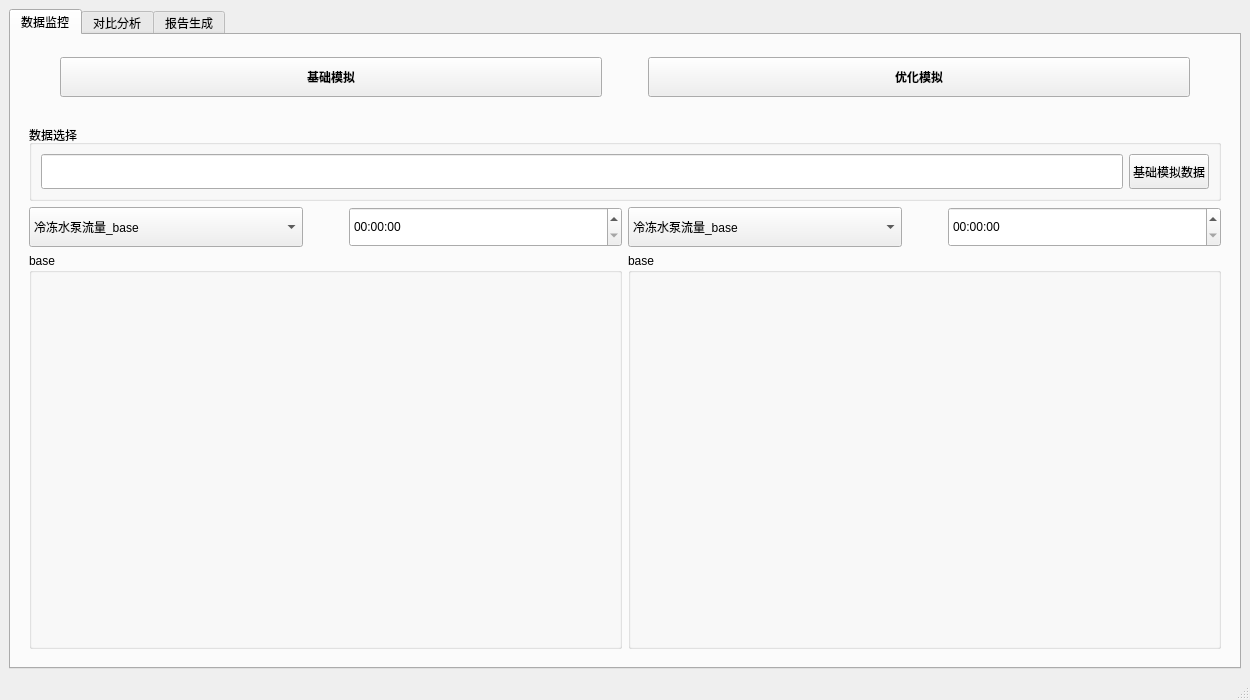
<?xml version="1.0" encoding="UTF-8"?>
<ui version="4.0">
 <class>MainWindow</class>
 <widget class="QMainWindow" name="MainWindow">
  <property name="geometry">
   <rect>
    <x>0</x>
    <y>0</y>
    <width>1250</width>
    <height>700</height>
   </rect>
  </property>
  <property name="sizePolicy">
   <sizepolicy hsizetype="Preferred" vsizetype="Preferred">
    <horstretch>19</horstretch>
    <verstretch>20</verstretch>
   </sizepolicy>
  </property>
  <property name="minimumSize">
   <size>
    <width>1250</width>
    <height>700</height>
   </size>
  </property>
  <property name="windowTitle">
   <string>Ep协同仿真</string>
  </property>
  <widget class="QWidget" name="centralwidget">
   <layout class="QGridLayout" name="gridLayout">
    <item row="0" column="0">
     <widget class="QTabWidget" name="tabWidget">
      <property name="font">
       <font>
        <weight>50</weight>
        <bold>false</bold>
       </font>
      </property>
      <property name="currentIndex">
       <number>0</number>
      </property>
      <widget class="QWidget" name="tab">
       <attribute name="title">
        <string>数据监控</string>
       </attribute>
       <layout class="QVBoxLayout" name="verticalLayout">
        <item>
         <layout class="QHBoxLayout" name="horizontalLayout" stretch="0,0,0,0,0">
          <property name="topMargin">
           <number>13</number>
          </property>
          <property name="bottomMargin">
           <number>13</number>
          </property>
          <item>
           <spacer name="horizontalSpacer">
            <property name="orientation">
             <enum>Qt::Horizontal</enum>
            </property>
            <property name="sizeType">
             <enum>QSizePolicy::Preferred</enum>
            </property>
            <property name="sizeHint" stdset="0">
             <size>
              <width>40</width>
              <height>20</height>
             </size>
            </property>
           </spacer>
          </item>
          <item>
           <widget class="QPushButton" name="btn_base_sim">
            <property name="sizePolicy">
             <sizepolicy hsizetype="Preferred" vsizetype="Minimum">
              <horstretch>0</horstretch>
              <verstretch>0</verstretch>
             </sizepolicy>
            </property>
            <property name="minimumSize">
             <size>
              <width>0</width>
              <height>40</height>
             </size>
            </property>
            <property name="font">
             <font>
              <weight>75</weight>
              <bold>true</bold>
             </font>
            </property>
            <property name="text">
             <string>基础模拟</string>
            </property>
           </widget>
          </item>
          <item>
           <spacer name="horizontalSpacer_2">
            <property name="orientation">
             <enum>Qt::Horizontal</enum>
            </property>
            <property name="sizeType">
             <enum>QSizePolicy::Preferred</enum>
            </property>
            <property name="sizeHint" stdset="0">
             <size>
              <width>40</width>
              <height>20</height>
             </size>
            </property>
           </spacer>
          </item>
          <item>
           <widget class="QPushButton" name="btn_opt_sim">
            <property name="sizePolicy">
             <sizepolicy hsizetype="Preferred" vsizetype="Minimum">
              <horstretch>0</horstretch>
              <verstretch>0</verstretch>
             </sizepolicy>
            </property>
            <property name="minimumSize">
             <size>
              <width>0</width>
              <height>40</height>
             </size>
            </property>
            <property name="font">
             <font>
              <weight>75</weight>
              <bold>true</bold>
             </font>
            </property>
            <property name="text">
             <string>优化模拟</string>
            </property>
           </widget>
          </item>
          <item>
           <spacer name="horizontalSpacer_3">
            <property name="orientation">
             <enum>Qt::Horizontal</enum>
            </property>
            <property name="sizeType">
             <enum>QSizePolicy::Preferred</enum>
            </property>
            <property name="sizeHint" stdset="0">
             <size>
              <width>40</width>
              <height>20</height>
             </size>
            </property>
           </spacer>
          </item>
         </layout>
        </item>
        <item>
         <widget class="QStackedWidget" name="stackedWidget">
          <property name="sizePolicy">
           <sizepolicy hsizetype="Preferred" vsizetype="Preferred">
            <horstretch>0</horstretch>
            <verstretch>0</verstretch>
           </sizepolicy>
          </property>
          <property name="minimumSize">
           <size>
            <width>0</width>
            <height>35</height>
           </size>
          </property>
          <property name="font">
           <font>
            <weight>50</weight>
            <bold>false</bold>
           </font>
          </property>
          <property name="currentIndex">
           <number>0</number>
          </property>
          <widget class="QWidget" name="pag_base">
           <property name="styleSheet">
            <string notr="true"/>
           </property>
           <layout class="QHBoxLayout" name="horizontalLayout_16">
            <item>
             <layout class="QVBoxLayout" name="verticalLayout_8" stretch="1,9">
              <item>
               <widget class="QGroupBox" name="groupBox_7">
                <property name="title">
                 <string>数据选择</string>
                </property>
                <layout class="QHBoxLayout" name="horizontalLayout_15">
                 <item>
                  <widget class="QLineEdit" name="lineEdit_base">
                   <property name="sizePolicy">
                    <sizepolicy hsizetype="Expanding" vsizetype="Fixed">
                     <horstretch>0</horstretch>
                     <verstretch>30</verstretch>
                    </sizepolicy>
                   </property>
                   <property name="minimumSize">
                    <size>
                     <width>0</width>
                     <height>35</height>
                    </size>
                   </property>
                  </widget>
                 </item>
                 <item>
                  <widget class="QPushButton" name="btn_select_base">
                   <property name="sizePolicy">
                    <sizepolicy hsizetype="Minimum" vsizetype="Fixed">
                     <horstretch>0</horstretch>
                     <verstretch>30</verstretch>
                    </sizepolicy>
                   </property>
                   <property name="minimumSize">
                    <size>
                     <width>0</width>
                     <height>35</height>
                    </size>
                   </property>
                   <property name="text">
                    <string>基础模拟数据</string>
                   </property>
                  </widget>
                 </item>
                </layout>
               </widget>
              </item>
              <item>
               <layout class="QHBoxLayout" name="horizontalLayout_4">
                <item>
                 <layout class="QVBoxLayout" name="verticalLayout_2" stretch="2,8">
                  <item>
                   <layout class="QHBoxLayout" name="horizontalLayout_2">
                    <item>
                     <widget class="QComboBox" name="comboBox_1">
                      <property name="minimumSize">
                       <size>
                        <width>0</width>
                        <height>40</height>
                       </size>
                      </property>
                      <item>
                       <property name="text">
                        <string>冷冻水泵流量_base</string>
                       </property>
                      </item>
                      <item>
                       <property name="text">
                        <string>冷却水泵流量_base</string>
                       </property>
                      </item>
                      <item>
                       <property name="text">
                        <string>冷冻水出水温度_base</string>
                       </property>
                      </item>
                      <item>
                       <property name="text">
                        <string>冷却水出水温度_base</string>
                       </property>
                      </item>
                      <item>
                       <property name="text">
                        <string>COP_base</string>
                       </property>
                      </item>
                      <item>
                       <property name="text">
                        <string>总功率_base</string>
                       </property>
                      </item>
                     </widget>
                    </item>
                    <item>
                     <spacer name="horizontalSpacer_10">
                      <property name="orientation">
                       <enum>Qt::Vertical</enum>
                      </property>
                      <property name="sizeType">
                       <enum>QSizePolicy::Fixed</enum>
                      </property>
                      <property name="sizeHint" stdset="0">
                       <size>
                        <width>40</width>
                        <height>20</height>
                       </size>
                      </property>
                     </spacer>
                    </item>
                    <item>
                     <widget class="QTimeEdit" name="timeEdit_6">
                      <property name="minimumSize">
                       <size>
                        <width>0</width>
                        <height>40</height>
                       </size>
                      </property>
                     </widget>
                    </item>
                   </layout>
                  </item>
                  <item>
                   <widget class="QGroupBox" name="groupBox_3">
                    <property name="font">
                     <font>
                      <weight>50</weight>
                      <bold>false</bold>
                     </font>
                    </property>
                    <property name="title">
                     <string>base</string>
                    </property>
                    <layout class="QVBoxLayout" name="verticalLayout_6">
                     <item>
                      <widget class="QWidget" name="widget_base1" native="true"/>
                     </item>
                    </layout>
                   </widget>
                  </item>
                 </layout>
                </item>
                <item>
                 <layout class="QVBoxLayout" name="verticalLayout_3" stretch="2,8">
                  <item>
                   <layout class="QHBoxLayout" name="horizontalLayout_3">
                    <item>
                     <widget class="QComboBox" name="comboBox_2">
                      <property name="minimumSize">
                       <size>
                        <width>0</width>
                        <height>40</height>
                       </size>
                      </property>
                      <item>
                       <property name="text">
                        <string>冷冻水泵流量_base</string>
                       </property>
                      </item>
                      <item>
                       <property name="text">
                        <string>冷却水泵流量_base</string>
                       </property>
                      </item>
                      <item>
                       <property name="text">
                        <string>冷冻水出水温度_base</string>
                       </property>
                      </item>
                      <item>
                       <property name="text">
                        <string>冷却水出水温度_base</string>
                       </property>
                      </item>
                      <item>
                       <property name="text">
                        <string>COP_base</string>
                       </property>
                      </item>
                      <item>
                       <property name="text">
                        <string>总功率_base</string>
                       </property>
                      </item>
                     </widget>
                    </item>
                    <item>
                     <spacer name="horizontalSpacer_11">
                      <property name="orientation">
                       <enum>Qt::Vertical</enum>
                      </property>
                      <property name="sizeType">
                       <enum>QSizePolicy::Fixed</enum>
                      </property>
                      <property name="sizeHint" stdset="0">
                       <size>
                        <width>40</width>
                        <height>20</height>
                       </size>
                      </property>
                     </spacer>
                    </item>
                    <item>
                     <widget class="QTimeEdit" name="timeEdit_7">
                      <property name="minimumSize">
                       <size>
                        <width>0</width>
                        <height>40</height>
                       </size>
                      </property>
                     </widget>
                    </item>
                   </layout>
                  </item>
                  <item>
                   <widget class="QGroupBox" name="groupBox_4">
                    <property name="font">
                     <font>
                      <weight>50</weight>
                      <bold>false</bold>
                     </font>
                    </property>
                    <property name="title">
                     <string>base</string>
                    </property>
                    <layout class="QVBoxLayout" name="verticalLayout_12">
                     <item>
                      <widget class="QWidget" name="widget_base2" native="true"/>
                     </item>
                    </layout>
                   </widget>
                  </item>
                 </layout>
                </item>
               </layout>
              </item>
             </layout>
            </item>
           </layout>
          </widget>
          <widget class="QWidget" name="page_opt">
           <layout class="QGridLayout" name="gridLayout_2">
            <item row="1" column="0">
             <layout class="QVBoxLayout" name="verticalLayout_4" stretch="2,8">
              <item>
               <layout class="QHBoxLayout" name="horizontalLayout_5">
                <item>
                 <widget class="QComboBox" name="comboBox_3">
                  <property name="sizePolicy">
                   <sizepolicy hsizetype="Preferred" vsizetype="Fixed">
                    <horstretch>0</horstretch>
                    <verstretch>0</verstretch>
                   </sizepolicy>
                  </property>
                  <property name="minimumSize">
                   <size>
                    <width>50</width>
                    <height>40</height>
                   </size>
                  </property>
                  <item>
                   <property name="text">
                    <string>冷冻水泵流量_opt</string>
                   </property>
                  </item>
                  <item>
                   <property name="text">
                    <string>冷却水泵流量_opt</string>
                   </property>
                  </item>
                  <item>
                   <property name="text">
                    <string>冷冻水出水温度_opt</string>
                   </property>
                  </item>
                  <item>
                   <property name="text">
                    <string>冷却水出水温度_opt</string>
                   </property>
                  </item>
                  <item>
                   <property name="text">
                    <string>COP_opt</string>
                   </property>
                  </item>
                  <item>
                   <property name="text">
                    <string>总功率_opt</string>
                   </property>
                  </item>
                 </widget>
                </item>
                <item>
                 <spacer name="horizontalSpacer_8">
                  <property name="orientation">
                   <enum>Qt::Vertical</enum>
                  </property>
                  <property name="sizeType">
                   <enum>QSizePolicy::Fixed</enum>
                  </property>
                  <property name="sizeHint" stdset="0">
                   <size>
                    <width>40</width>
                    <height>20</height>
                   </size>
                  </property>
                 </spacer>
                </item>
                <item>
                 <widget class="QTimeEdit" name="timeEdit_1">
                  <property name="minimumSize">
                   <size>
                    <width>0</width>
                    <height>40</height>
                   </size>
                  </property>
                 </widget>
                </item>
               </layout>
              </item>
              <item>
               <widget class="QGroupBox" name="groupBox">
                <property name="title">
                 <string>opt</string>
                </property>
                <layout class="QVBoxLayout" name="verticalLayout_10">
                 <item>
                  <widget class="QWidget" name="widget_opt1" native="true"/>
                 </item>
                </layout>
               </widget>
              </item>
             </layout>
            </item>
            <item row="1" column="1">
             <layout class="QVBoxLayout" name="verticalLayout_5" stretch="2,8">
              <item>
               <layout class="QHBoxLayout" name="horizontalLayout_6">
                <item>
                 <widget class="QComboBox" name="comboBox_4">
                  <property name="minimumSize">
                   <size>
                    <width>0</width>
                    <height>40</height>
                   </size>
                  </property>
                  <item>
                   <property name="text">
                    <string>冷冻水泵流量_opt</string>
                   </property>
                  </item>
                  <item>
                   <property name="text">
                    <string>冷却水泵流量_opt</string>
                   </property>
                  </item>
                  <item>
                   <property name="text">
                    <string>冷冻水出水温度_opt</string>
                   </property>
                  </item>
                  <item>
                   <property name="text">
                    <string>冷却水出水温度_opt</string>
                   </property>
                  </item>
                  <item>
                   <property name="text">
                    <string>COP_opt</string>
                   </property>
                  </item>
                  <item>
                   <property name="text">
                    <string>总功率_opt</string>
                   </property>
                  </item>
                 </widget>
                </item>
                <item>
                 <spacer name="horizontalSpacer_9">
                  <property name="orientation">
                   <enum>Qt::Vertical</enum>
                  </property>
                  <property name="sizeType">
                   <enum>QSizePolicy::Fixed</enum>
                  </property>
                  <property name="sizeHint" stdset="0">
                   <size>
                    <width>40</width>
                    <height>20</height>
                   </size>
                  </property>
                 </spacer>
                </item>
                <item>
                 <widget class="QTimeEdit" name="timeEdit_2">
                  <property name="minimumSize">
                   <size>
                    <width>0</width>
                    <height>40</height>
                   </size>
                  </property>
                 </widget>
                </item>
               </layout>
              </item>
              <item>
               <widget class="QGroupBox" name="groupBox_2">
                <property name="title">
                 <string>opt</string>
                </property>
                <layout class="QVBoxLayout" name="verticalLayout_11">
                 <item>
                  <widget class="QWidget" name="widget_opt2" native="true"/>
                 </item>
                </layout>
               </widget>
              </item>
             </layout>
            </item>
            <item row="0" column="0" colspan="2">
             <widget class="QGroupBox" name="groupBox_8">
              <property name="title">
               <string>数据选择</string>
              </property>
              <layout class="QHBoxLayout" name="horizontalLayout_7">
               <item>
                <widget class="QLineEdit" name="lineEdit_opt">
                 <property name="minimumSize">
                  <size>
                   <width>0</width>
                   <height>35</height>
                  </size>
                 </property>
                </widget>
               </item>
               <item>
                <widget class="QPushButton" name="btn_select_opt">
                 <property name="minimumSize">
                  <size>
                   <width>0</width>
                   <height>35</height>
                  </size>
                 </property>
                 <property name="text">
                  <string>优化模拟数据</string>
                 </property>
                </widget>
               </item>
              </layout>
             </widget>
            </item>
           </layout>
          </widget>
         </widget>
        </item>
       </layout>
      </widget>
      <widget class="QWidget" name="tab_2">
       <attribute name="title">
        <string>对比分析</string>
       </attribute>
       <layout class="QHBoxLayout" name="horizontalLayout_9">
        <item>
         <layout class="QHBoxLayout" name="horizontalLayout_8" stretch="0,8">
          <item>
           <layout class="QVBoxLayout" name="verticalLayout_7">
            <item>
             <widget class="QPushButton" name="pushButton_COP">
              <property name="minimumSize">
               <size>
                <width>0</width>
                <height>40</height>
               </size>
              </property>
              <property name="text">
               <string>COP</string>
              </property>
             </widget>
            </item>
            <item>
             <widget class="QPushButton" name="pushButton_E">
              <property name="minimumSize">
               <size>
                <width>0</width>
                <height>40</height>
               </size>
              </property>
              <property name="text">
               <string>能耗</string>
              </property>
             </widget>
            </item>
           </layout>
          </item>
          <item>
           <widget class="QStackedWidget" name="stackedWidget_2">
            <property name="currentIndex">
             <number>0</number>
            </property>
            <widget class="QWidget" name="page_3">
             <layout class="QHBoxLayout" name="horizontalLayout_10">
              <item>
               <widget class="QGroupBox" name="groupBox_5">
                <property name="font">
                 <font>
                  <family>Adobe Fan Heiti Std</family>
                  <pointsize>12</pointsize>
                  <weight>75</weight>
                  <bold>true</bold>
                 </font>
                </property>
                <property name="title">
                 <string>COP</string>
                </property>
                <property name="alignment">
                 <set>Qt::AlignCenter</set>
                </property>
                <layout class="QHBoxLayout" name="horizontalLayout_13">
                 <item>
                  <widget class="QWidget" name="widget_COP" native="true"/>
                 </item>
                </layout>
               </widget>
              </item>
             </layout>
            </widget>
            <widget class="QWidget" name="page_4">
             <layout class="QHBoxLayout" name="horizontalLayout_12">
              <item>
               <widget class="QGroupBox" name="groupBox_6">
                <property name="font">
                 <font>
                  <family>Adobe Fan Heiti Std</family>
                  <pointsize>12</pointsize>
                  <weight>50</weight>
                  <bold>false</bold>
                 </font>
                </property>
                <property name="title">
                 <string>能耗</string>
                </property>
                <property name="alignment">
                 <set>Qt::AlignCenter</set>
                </property>
                <layout class="QHBoxLayout" name="horizontalLayout_14">
                 <item>
                  <widget class="QWidget" name="widget_E" native="true"/>
                 </item>
                </layout>
               </widget>
              </item>
             </layout>
            </widget>
           </widget>
          </item>
         </layout>
        </item>
       </layout>
      </widget>
      <widget class="QWidget" name="tab_3">
       <attribute name="title">
        <string>报告生成</string>
       </attribute>
       <layout class="QVBoxLayout" name="verticalLayout_9">
        <item>
         <widget class="QTextEdit" name="textEdit">
          <property name="font">
           <font>
            <family>Adobe Arabic</family>
            <pointsize>16</pointsize>
            <weight>50</weight>
            <bold>false</bold>
           </font>
          </property>
          <property name="html">
           <string>&lt;!DOCTYPE HTML PUBLIC &quot;-//W3C//DTD HTML 4.0//EN&quot; &quot;http://www.w3.org/TR/REC-html40/strict.dtd&quot;&gt;
&lt;html&gt;&lt;head&gt;&lt;meta name=&quot;qrichtext&quot; content=&quot;1&quot; /&gt;&lt;style type=&quot;text/css&quot;&gt;
p, li { white-space: pre-wrap; }
&lt;/style&gt;&lt;/head&gt;&lt;body style=&quot; font-family:'Adobe Arabic'; font-size:16pt; font-weight:400; font-style:normal;&quot;&gt;
&lt;p align=&quot;center&quot; style=&quot; margin-top:12px; margin-bottom:12px; margin-left:0px; margin-right:0px; -qt-block-indent:0; text-indent:0px;&quot;&gt;&lt;br /&gt;&lt;/p&gt;&lt;/body&gt;&lt;/html&gt;</string>
          </property>
         </widget>
        </item>
        <item>
         <layout class="QHBoxLayout" name="horizontalLayout_11">
          <property name="topMargin">
           <number>20</number>
          </property>
          <property name="bottomMargin">
           <number>20</number>
          </property>
          <item>
           <widget class="QLineEdit" name="lineEdit">
            <property name="minimumSize">
             <size>
              <width>0</width>
              <height>40</height>
             </size>
            </property>
           </widget>
          </item>
          <item>
           <widget class="QPushButton" name="pushButton_3">
            <property name="sizePolicy">
             <sizepolicy hsizetype="Minimum" vsizetype="Minimum">
              <horstretch>0</horstretch>
              <verstretch>40</verstretch>
             </sizepolicy>
            </property>
            <property name="text">
             <string>导出</string>
            </property>
           </widget>
          </item>
         </layout>
        </item>
       </layout>
      </widget>
     </widget>
    </item>
   </layout>
  </widget>
  <widget class="QStatusBar" name="statusbar"/>
 </widget>
 <resources/>
 <connections/>
</ui>
